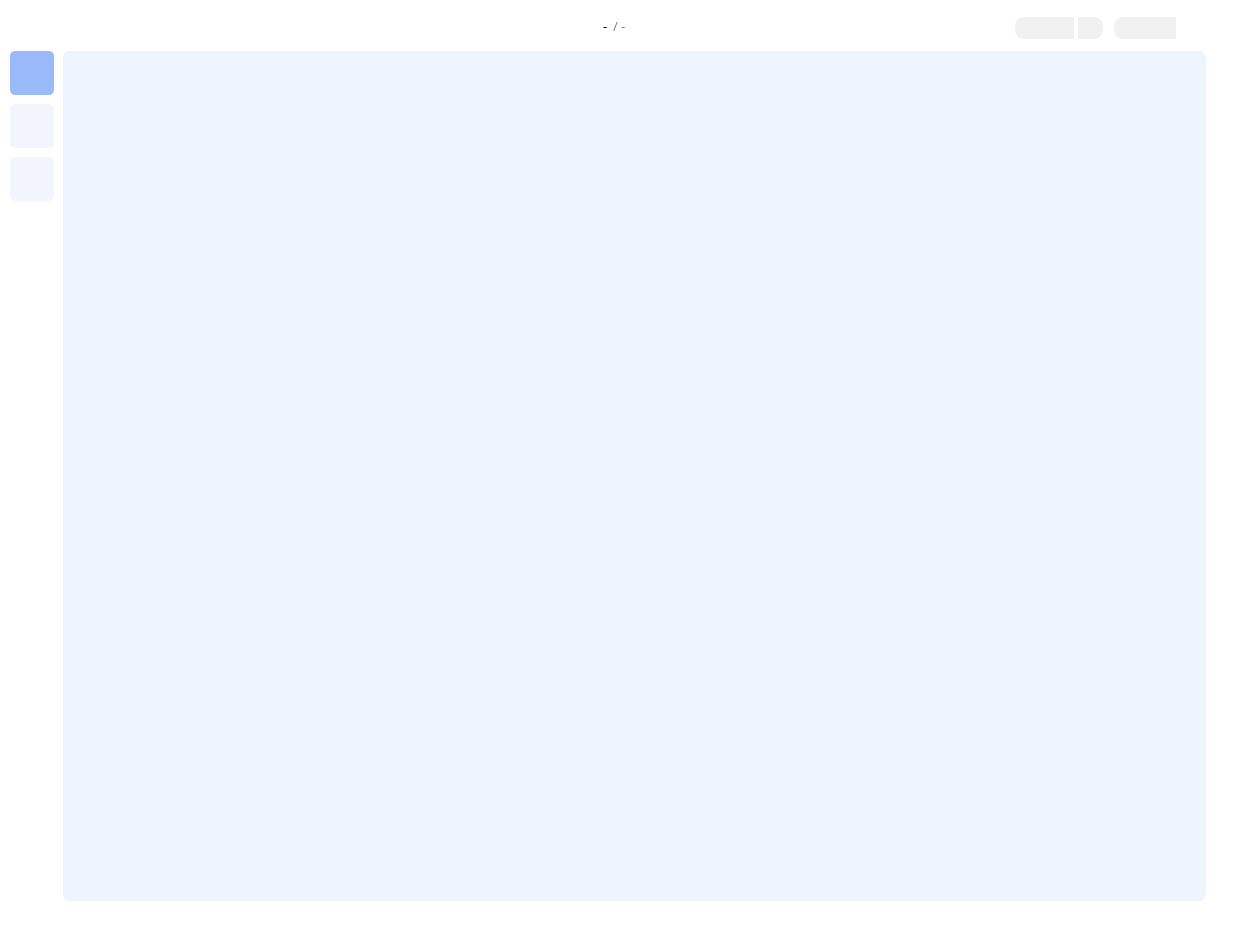
<?xml version="1.0" encoding="UTF-8"?>
<ui version="4.0">
 <class>Form</class>
 <widget class="QWidget" name="Form">
  <property name="geometry">
   <rect>
    <x>0</x>
    <y>0</y>
    <width>1244</width>
    <height>937</height>
   </rect>
  </property>
  <property name="windowTitle">
   <string>Form</string>
  </property>
  <property name="styleSheet">
   <string notr="true">background-color: rgba(0,0,0,0);</string>
  </property>
  <widget class="QFrame" name="frame_bnbox">
   <property name="geometry">
    <rect>
     <x>0</x>
     <y>0</y>
     <width>1220</width>
     <height>915</height>
    </rect>
   </property>
   <property name="autoFillBackground">
    <bool>false</bool>
   </property>
   <property name="styleSheet">
    <string notr="true">QFrame {
	border: 1px solid rgba(0,0,0, .12);
	border-radius: 7px;
	background-color: white;
}</string>
   </property>
   <property name="frameShape">
    <enum>QFrame::StyledPanel</enum>
   </property>
   <property name="frameShadow">
    <enum>QFrame::Raised</enum>
   </property>
   <widget class="QGroupBox" name="gb_main_bar">
    <property name="geometry">
     <rect>
      <x>5</x>
      <y>8</y>
      <width>121</width>
      <height>38</height>
     </rect>
    </property>
    <property name="styleSheet">
     <string notr="true">border: none;</string>
    </property>
    <property name="title">
     <string/>
    </property>
    <widget class="QPushButton" name="pb_leave">
     <property name="geometry">
      <rect>
       <x>5</x>
       <y>4</y>
       <width>30</width>
       <height>30</height>
      </rect>
     </property>
     <property name="sizePolicy">
      <sizepolicy hsizetype="Minimum" vsizetype="Minimum">
       <horstretch>0</horstretch>
       <verstretch>0</verstretch>
      </sizepolicy>
     </property>
     <property name="styleSheet">
      <string notr="true">QPushButton {
	background-color: transparent;
	border: none;
}

QPushButton:pressed {
	outline: 0;
}

</string>
     </property>
     <property name="text">
      <string/>
     </property>
     <property name="icon">
      <iconset>
       <normaloff>../../GUIImg/exit.png</normaloff>../../GUIImg/exit.png</iconset>
     </property>
     <property name="iconSize">
      <size>
       <width>20</width>
       <height>20</height>
      </size>
     </property>
    </widget>
    <widget class="QPushButton" name="pb_repeat">
     <property name="enabled">
      <bool>true</bool>
     </property>
     <property name="geometry">
      <rect>
       <x>31</x>
       <y>5</y>
       <width>30</width>
       <height>30</height>
      </rect>
     </property>
     <property name="styleSheet">
      <string notr="true">QPushButton {
	background-color: rgba(0,0,0,0);
	border: none;
}
QPushButton:pressed {
	margin: 1 1 1 1;
	outline: 0;
}</string>
     </property>
     <property name="text">
      <string/>
     </property>
     <property name="icon">
      <iconset>
       <normaloff>../../GUIImg/pb-repeat.png</normaloff>../../GUIImg/pb-repeat.png</iconset>
     </property>
     <property name="iconSize">
      <size>
       <width>19</width>
       <height>19</height>
      </size>
     </property>
    </widget>
    <widget class="QPushButton" name="pb_openfile">
     <property name="enabled">
      <bool>true</bool>
     </property>
     <property name="geometry">
      <rect>
       <x>57</x>
       <y>4</y>
       <width>30</width>
       <height>30</height>
      </rect>
     </property>
     <property name="font">
      <font>
       <family>Tw Cen MT Condensed</family>
       <pointsize>12</pointsize>
      </font>
     </property>
     <property name="cursor">
      <cursorShape>PointingHandCursor</cursorShape>
     </property>
     <property name="styleSheet">
      <string notr="true">QPushButton {
	background-color: rgba(0,0,0,0);
	border: none;
}
QPushButton:pressed{
	margin: 1 1 1 1;
	outline: 0;
}</string>
     </property>
     <property name="text">
      <string/>
     </property>
     <property name="icon">
      <iconset>
       <normaloff>../../GUIImg/pb-computer-folder.png</normaloff>../../GUIImg/pb-computer-folder.png</iconset>
     </property>
     <property name="iconSize">
      <size>
       <width>20</width>
       <height>20</height>
      </size>
     </property>
    </widget>
    <widget class="QPushButton" name="pb_save">
     <property name="enabled">
      <bool>false</bool>
     </property>
     <property name="geometry">
      <rect>
       <x>87</x>
       <y>4</y>
       <width>30</width>
       <height>30</height>
      </rect>
     </property>
     <property name="font">
      <font>
       <family>Tw Cen MT Condensed</family>
       <pointsize>12</pointsize>
      </font>
     </property>
     <property name="styleSheet">
      <string notr="true">QPushButton {
	background-color: rgba(0,0,0,0);
	border: none;
}
QPushButton:pressed{
	margin: 1 1 1 1;
	outline: 0;
}
</string>
     </property>
     <property name="text">
      <string/>
     </property>
     <property name="icon">
      <iconset>
       <normaloff>../../GUIImg/pb-save.png</normaloff>../../GUIImg/pb-save.png</iconset>
     </property>
     <property name="iconSize">
      <size>
       <width>21</width>
       <height>21</height>
      </size>
     </property>
    </widget>
   </widget>
   <widget class="QPushButton" name="pb_crop_mode">
    <property name="geometry">
     <rect>
      <x>10</x>
      <y>104</y>
      <width>44</width>
      <height>44</height>
     </rect>
    </property>
    <property name="styleSheet">
     <string notr="true">QPushButton {
	border: None;
	border-radius: 5px;
	background-color: #F2F5FB;
}
QPushButton:pressed{
	margin: 1 1 1 1;
	outline: 0;
}</string>
    </property>
    <property name="text">
     <string/>
    </property>
    <property name="icon">
     <iconset>
      <normaloff>../../GUIImg/bnbox.png</normaloff>../../GUIImg/bnbox.png</iconset>
    </property>
    <property name="iconSize">
     <size>
      <width>25</width>
      <height>25</height>
     </size>
    </property>
   </widget>
   <widget class="QPushButton" name="pb_segment_mode">
    <property name="geometry">
     <rect>
      <x>10</x>
      <y>157</y>
      <width>44</width>
      <height>44</height>
     </rect>
    </property>
    <property name="styleSheet">
     <string notr="true">QPushButton {
	border: none;
	border-radius: 5px;
	background-color: #F2F5FB;
}
QPushButton:pressed{
	margin: 1 1 1 1;
	outline: 0;
}</string>
    </property>
    <property name="text">
     <string/>
    </property>
    <property name="icon">
     <iconset>
      <normaloff>../../GUIImg/segment.png</normaloff>../../GUIImg/segment.png</iconset>
    </property>
    <property name="iconSize">
     <size>
      <width>25</width>
      <height>25</height>
     </size>
    </property>
   </widget>
   <widget class="QPushButton" name="pb_bnbox_mode">
    <property name="enabled">
     <bool>true</bool>
    </property>
    <property name="geometry">
     <rect>
      <x>10</x>
      <y>51</y>
      <width>44</width>
      <height>44</height>
     </rect>
    </property>
    <property name="styleSheet">
     <string notr="true">QPushButton {
	border: none;
	border-radius: 5px;
	background-color: #9ABAFA;
}
QPushButton:pressed{
	margin: 1 1 1 1;
	outline: 0;
}</string>
    </property>
    <property name="text">
     <string/>
    </property>
    <property name="icon">
     <iconset>
      <normaloff>../../GUIImg/box.png</normaloff>../../GUIImg/box.png</iconset>
    </property>
    <property name="iconSize">
     <size>
      <width>27</width>
      <height>27</height>
     </size>
    </property>
   </widget>
   <widget class="QStackedWidget" name="sw_top_widget">
    <property name="geometry">
     <rect>
      <x>135</x>
      <y>6</y>
      <width>1081</width>
      <height>44</height>
     </rect>
    </property>
    <property name="styleSheet">
     <string notr="true">QStackedWidget {
	border: none;
}</string>
    </property>
    <property name="currentIndex">
     <number>0</number>
    </property>
    <widget class="QWidget" name="page_bnbox_top">
     <widget class="QPushButton" name="pb_next_frame">
      <property name="enabled">
       <bool>false</bool>
      </property>
      <property name="geometry">
       <rect>
        <x>506</x>
        <y>5</y>
        <width>30</width>
        <height>30</height>
       </rect>
      </property>
      <property name="font">
       <font>
        <family>Tw Cen MT Condensed</family>
        <pointsize>12</pointsize>
       </font>
      </property>
      <property name="cursor">
       <cursorShape>PointingHandCursor</cursorShape>
      </property>
      <property name="styleSheet">
       <string notr="true">QPushButton {
	background-color: rgba(0,0,0,0);
	border: none;
}
QPushButton:pressed{
	margin: 1 1 1 1;
	outline: 0;
}</string>
      </property>
      <property name="text">
       <string/>
      </property>
      <property name="icon">
       <iconset>
        <normaloff>../GUIImg/pb-arrow-right.png</normaloff>../GUIImg/pb-arrow-right.png</iconset>
      </property>
      <property name="iconSize">
       <size>
        <width>12</width>
        <height>12</height>
       </size>
      </property>
     </widget>
     <widget class="QPushButton" name="pb_prev_frame">
      <property name="enabled">
       <bool>false</bool>
      </property>
      <property name="geometry">
       <rect>
        <x>426</x>
        <y>5</y>
        <width>30</width>
        <height>30</height>
       </rect>
      </property>
      <property name="font">
       <font>
        <family>Tw Cen MT Condensed</family>
        <pointsize>12</pointsize>
       </font>
      </property>
      <property name="cursor">
       <cursorShape>PointingHandCursor</cursorShape>
      </property>
      <property name="styleSheet">
       <string notr="true">QPushButton {
	background-color: rgba(0,0,0,0);
	border: none;
}
QPushButton:pressed{
	margin: 1 1 1 1;
	outline: 0;
}</string>
      </property>
      <property name="text">
       <string/>
      </property>
      <property name="icon">
       <iconset>
        <normaloff>../GUIImg/pb-arrow-left.png</normaloff>../GUIImg/pb-arrow-left.png</iconset>
      </property>
      <property name="iconSize">
       <size>
        <width>12</width>
        <height>12</height>
       </size>
      </property>
     </widget>
     <widget class="QLineEdit" name="le_total_frame">
      <property name="enabled">
       <bool>false</bool>
      </property>
      <property name="geometry">
       <rect>
        <x>476</x>
        <y>5</y>
        <width>40</width>
        <height>30</height>
       </rect>
      </property>
      <property name="font">
       <font>
        <family>Tw Cen MT</family>
        <pointsize>10</pointsize>
       </font>
      </property>
      <property name="styleSheet">
       <string notr="true">color: #838383;
background-color: rgba(0,0,0,0);
border: none;
padding-bottom: 1px;
</string>
      </property>
      <property name="text">
       <string>/ -</string>
      </property>
      <property name="alignment">
       <set>Qt::AlignLeading|Qt::AlignLeft|Qt::AlignVCenter</set>
      </property>
     </widget>
     <widget class="QLineEdit" name="le_current_frame">
      <property name="enabled">
       <bool>false</bool>
      </property>
      <property name="geometry">
       <rect>
        <x>440</x>
        <y>5</y>
        <width>40</width>
        <height>30</height>
       </rect>
      </property>
      <property name="font">
       <font>
        <family>Tw Cen MT</family>
        <pointsize>10</pointsize>
       </font>
      </property>
      <property name="styleSheet">
       <string notr="true">color: black;
border-radius: 10px;
background-color: rgba(0,0,0,0);
padding-bottom: 1px;
</string>
      </property>
      <property name="text">
       <string>- </string>
      </property>
      <property name="alignment">
       <set>Qt::AlignRight|Qt::AlignTrailing|Qt::AlignVCenter</set>
      </property>
     </widget>
     <widget class="QComboBox" name="cb_label">
      <property name="enabled">
       <bool>false</bool>
      </property>
      <property name="geometry">
       <rect>
        <x>879</x>
        <y>10</y>
        <width>90</width>
        <height>24</height>
       </rect>
      </property>
      <property name="font">
       <font>
        <family>Tw Cen MT Condensed</family>
        <pointsize>12</pointsize>
       </font>
      </property>
      <property name="styleSheet">
       <string notr="true">QComboBox{
	border: 1px solid #FFFFFF;
	background-color: #F1F1F1;
	border-radius: 10px;
	padding-left: 9px;
	padding-bottom: 1px;
}


QComboBox::drop-down {
    subcontrol-origin: padding;
    subcontrol-position: top right;
    width: 25px;
 
    border-left-width: 4px;
    border-left-color: #FFFFFF;
    border-left-style: solid; /* just a single line */
    border-top-right-radius: 3px; /* same radius as the QComboBox */
    border-bottom-right-radius: 3px;
	outline: 0;
}

QComboBox::down-arrow {
    image: url(./GUIImg/down-arrow.png);
	width: 10px;
	height: 10px;
}</string>
      </property>
      <property name="currentText">
       <string/>
      </property>
      <property name="maxVisibleItems">
       <number>5</number>
      </property>
     </widget>
     <widget class="QLineEdit" name="le_new_class">
      <property name="enabled">
       <bool>false</bool>
      </property>
      <property name="geometry">
       <rect>
        <x>978</x>
        <y>10</y>
        <width>64</width>
        <height>24</height>
       </rect>
      </property>
      <property name="font">
       <font>
        <family>Tw Cen MT Condensed</family>
        <pointsize>12</pointsize>
       </font>
      </property>
      <property name="styleSheet">
       <string notr="true">color: black;
border: 1px solid #FFFFFF;
border-top-left-radius: 10px;
border-bottom-left-radius: 10px;
background-color: #F1F1F1;
padding-bottom: 1px;
padding-left: 6px;
</string>
      </property>
      <property name="text">
       <string/>
      </property>
      <property name="alignment">
       <set>Qt::AlignLeading|Qt::AlignLeft|Qt::AlignVCenter</set>
      </property>
     </widget>
     <widget class="QPushButton" name="pb_add_class">
      <property name="enabled">
       <bool>true</bool>
      </property>
      <property name="geometry">
       <rect>
        <x>1044</x>
        <y>7</y>
        <width>30</width>
        <height>30</height>
       </rect>
      </property>
      <property name="font">
       <font>
        <family>Tw Cen MT Condensed</family>
        <pointsize>12</pointsize>
       </font>
      </property>
      <property name="cursor">
       <cursorShape>PointingHandCursor</cursorShape>
      </property>
      <property name="styleSheet">
       <string notr="true">QPushButton {
	background-color: transparent;
	border: none;
}
QPushButton:pressed{
	margin: 1 1 1 1;
	outline: 0;
}</string>
      </property>
      <property name="text">
       <string/>
      </property>
      <property name="icon">
       <iconset>
        <normaloff>../../GUIImg/add.png</normaloff>../../GUIImg/add.png</iconset>
      </property>
      <property name="iconSize">
       <size>
        <width>22</width>
        <height>22</height>
       </size>
      </property>
     </widget>
    </widget>
    <widget class="QWidget" name="page_crop_top">
     <widget class="QLineEdit" name="le_width">
      <property name="geometry">
       <rect>
        <x>429</x>
        <y>10</y>
        <width>58</width>
        <height>24</height>
       </rect>
      </property>
      <property name="font">
       <font>
        <family>Tw Cen MT</family>
        <pointsize>10</pointsize>
       </font>
      </property>
      <property name="styleSheet">
       <string notr="true">border: 1px solid white;
border-radius: 10px;
background-color: #F1F1F1;
padding-bottom: 1px;
</string>
      </property>
      <property name="text">
       <string/>
      </property>
      <property name="alignment">
       <set>Qt::AlignCenter</set>
      </property>
      <property name="placeholderText">
       <string/>
      </property>
     </widget>
     <widget class="QLineEdit" name="le_crop_info">
      <property name="enabled">
       <bool>true</bool>
      </property>
      <property name="geometry">
       <rect>
        <x>740</x>
        <y>10</y>
        <width>332</width>
        <height>24</height>
       </rect>
      </property>
      <property name="font">
       <font>
        <family>Tw Cen MT Condensed</family>
        <pointsize>11</pointsize>
       </font>
      </property>
      <property name="styleSheet">
       <string notr="true">QLineEdit {
	border: 1px solid transparent;
	background-color: transparent;
	border-radius: 10px;
	padding-left: 9px;
	padding-bottom: 1px;
}</string>
      </property>
      <property name="text">
       <string/>
      </property>
      <property name="alignment">
       <set>Qt::AlignCenter</set>
      </property>
     </widget>
     <widget class="QLineEdit" name="le_height">
      <property name="geometry">
       <rect>
        <x>497</x>
        <y>10</y>
        <width>58</width>
        <height>24</height>
       </rect>
      </property>
      <property name="font">
       <font>
        <family>Tw Cen MT</family>
        <pointsize>10</pointsize>
       </font>
      </property>
      <property name="styleSheet">
       <string notr="true">border: 1px solid #FFFFFF;
border-radius: 10px;
background-color: #F1F1F1;
padding-bottom: 1px;
</string>
      </property>
      <property name="text">
       <string/>
      </property>
      <property name="alignment">
       <set>Qt::AlignCenter</set>
      </property>
     </widget>
     <widget class="QComboBox" name="cb_angle">
      <property name="geometry">
       <rect>
        <x>565</x>
        <y>10</y>
        <width>163</width>
        <height>24</height>
       </rect>
      </property>
      <property name="font">
       <font>
        <family>Tw Cen MT Condensed</family>
        <pointsize>11</pointsize>
       </font>
      </property>
      <property name="styleSheet">
       <string notr="true">QComboBox{
	border: 1px solid #FFFFFF;
	background-color: #F1F1F1;
	border-radius: 10px;
	padding-left: 9px;
	padding-bottom: 1px;
}


QComboBox::drop-down {
    subcontrol-origin: padding;
    subcontrol-position: top right;
    width: 25px;
 
    border-left-width: 4px;
    border-left-color: #FFFFFF;
    border-left-style: solid; /* just a single line */
    border-top-right-radius: 3px; /* same radius as the QComboBox */
    border-bottom-right-radius: 3px;
}

QComboBox::down-arrow {
    image: url(./GUIImg/downarrow.png);
	width: 10px;
	height: 10px;
}</string>
      </property>
      <property name="currentText">
       <string/>
      </property>
     </widget>
     <widget class="QProgressBar" name="progressBar_extract">
      <property name="geometry">
       <rect>
        <x>740</x>
        <y>11</y>
        <width>332</width>
        <height>23</height>
       </rect>
      </property>
      <property name="font">
       <font>
        <family>Tw Cen MT Condensed</family>
        <pointsize>11</pointsize>
       </font>
      </property>
      <property name="styleSheet">
       <string notr="true">QProgressBar {
	border: 1px solid #FFFFFF;
	background-color: #F1F1F1;
	border-radius: 10px;
}
QProgressBar::chunk {
	background-color: #05B8CC;
	border-radius: 10px;
}   </string>
      </property>
      <property name="value">
       <number>0</number>
      </property>
      <property name="alignment">
       <set>Qt::AlignCenter</set>
      </property>
      <property name="textVisible">
       <bool>false</bool>
      </property>
     </widget>
     <zorder>le_width</zorder>
     <zorder>le_height</zorder>
     <zorder>cb_angle</zorder>
     <zorder>progressBar_extract</zorder>
     <zorder>le_crop_info</zorder>
    </widget>
   </widget>
   <widget class="QStackedWidget" name="sw_canvas">
    <property name="geometry">
     <rect>
      <x>63</x>
      <y>51</y>
      <width>1143</width>
      <height>850</height>
     </rect>
    </property>
    <property name="styleSheet">
     <string notr="true">QStackedWidget {
	border: none;
}</string>
    </property>
    <property name="currentIndex">
     <number>0</number>
    </property>
    <widget class="QWidget" name="page_bnbox_cv">
     <widget class="QGraphicsView" name="canvas_bnbox">
      <property name="geometry">
       <rect>
        <x>0</x>
        <y>0</y>
        <width>1143</width>
        <height>850</height>
       </rect>
      </property>
      <property name="font">
       <font>
        <family>Agency FB</family>
       </font>
      </property>
      <property name="cursor" stdset="0">
       <cursorShape>ArrowCursor</cursorShape>
      </property>
      <property name="mouseTracking">
       <bool>true</bool>
      </property>
      <property name="styleSheet">
       <string notr="true">background-color: #EDF3FF;
border: none;</string>
      </property>
      <property name="frameShape">
       <enum>QFrame::StyledPanel</enum>
      </property>
      <property name="verticalScrollBarPolicy">
       <enum>Qt::ScrollBarAlwaysOff</enum>
      </property>
      <property name="horizontalScrollBarPolicy">
       <enum>Qt::ScrollBarAlwaysOff</enum>
      </property>
      <property name="interactive">
       <bool>false</bool>
      </property>
      <property name="dragMode">
       <enum>QGraphicsView::ScrollHandDrag</enum>
      </property>
      <property name="transformationAnchor">
       <enum>QGraphicsView::AnchorUnderMouse</enum>
      </property>
      <property name="resizeAnchor">
       <enum>QGraphicsView::AnchorUnderMouse</enum>
      </property>
     </widget>
    </widget>
    <widget class="QWidget" name="page_crop_cv">
     <widget class="QGraphicsView" name="canvas_crop">
      <property name="geometry">
       <rect>
        <x>0</x>
        <y>0</y>
        <width>1143</width>
        <height>850</height>
       </rect>
      </property>
      <property name="font">
       <font>
        <family>Agency FB</family>
       </font>
      </property>
      <property name="cursor" stdset="0">
       <cursorShape>ArrowCursor</cursorShape>
      </property>
      <property name="mouseTracking">
       <bool>true</bool>
      </property>
      <property name="styleSheet">
       <string notr="true">background-color: #EDF3FF;
border: none;</string>
      </property>
      <property name="frameShape">
       <enum>QFrame::StyledPanel</enum>
      </property>
      <property name="verticalScrollBarPolicy">
       <enum>Qt::ScrollBarAlwaysOff</enum>
      </property>
      <property name="horizontalScrollBarPolicy">
       <enum>Qt::ScrollBarAlwaysOff</enum>
      </property>
      <property name="interactive">
       <bool>false</bool>
      </property>
      <property name="dragMode">
       <enum>QGraphicsView::ScrollHandDrag</enum>
      </property>
      <property name="transformationAnchor">
       <enum>QGraphicsView::AnchorUnderMouse</enum>
      </property>
      <property name="resizeAnchor">
       <enum>QGraphicsView::AnchorUnderMouse</enum>
      </property>
     </widget>
    </widget>
   </widget>
  </widget>
 </widget>
 <resources/>
 <connections/>
</ui>
